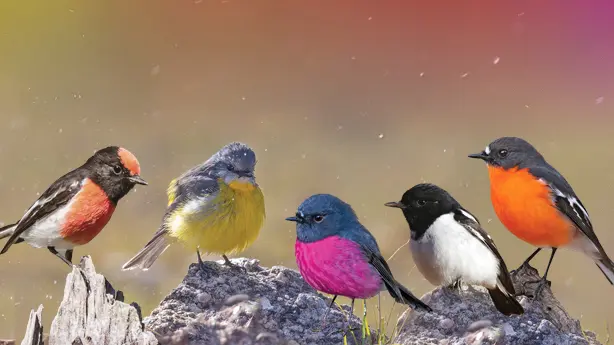
#> input picture lesson-15/homework/images/birds.jpg, 614 x 345 px, found by its file name
$ python homework.py
#> lines starting #> are read from the running program, lines starting #| are printed output that depends on the picture
import numpy as np
from PIL import Image

# Task 1
def fahrenheit_to_celsius(f):
    return (f - 32) * 5 / 9
vec_celsius = np.vectorize(fahrenheit_to_celsius)
temps_f = np.array([32, 68, 100, 212, 77])
temps_c = vec_celsius(temps_f)

# Task 2
def power_fn(base, exponent):
    return base ** exponent
vec_power = np.vectorize(power_fn)
bases = np.array([2, 3, 4, 5])
exponents = np.array([1, 2, 3, 4])
powers = vec_power(bases, exponents)
#> further down, img is the input picture: PIL image 614x345 RGB; mean R, G, B 156, 126.8, 109.4

# Task 3
A1 = np.array([[4, 5, 6], [3, -1, 1], [2, 1, -2]])
b1 = np.array([7, 4, 5])
sol1 = np.linalg.solve(A1, b1)

# Task 4
A2 = np.array([[10, -2, 3], [-2, 8, -1], [3, -1, 6]])
b2 = np.array([12, -5, 15])
sol2 = np.linalg.solve(A2, b2)

# Image Manipulation
def flip_image(img_arr):
    return np.flipud(np.fliplr(img_arr))
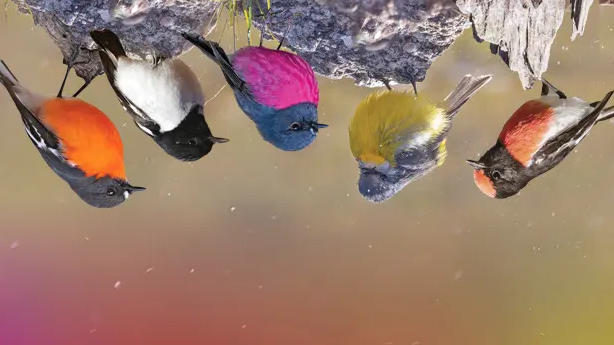
#> returned value: shape (345, 614, 3); mean of channels 0, 1, 2 156, 126.8, 109.4; drawn as R, G, B

def add_noise(img_arr):
    noise = np.random.randint(0, 50, img_arr.shape, dtype='uint8')
    return np.clip(img_arr + noise, 0, 255)
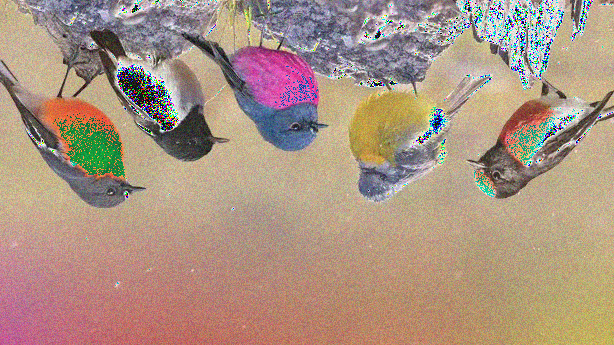
#> returned value: shape (345, 614, 3); mean of channels 0, 1, 2 171.6, 147.6, 130.6; drawn as R, G, B

def brighten_channels(img_arr, value=40):
#> called with value = 40
    return np.clip(img_arr + value, 0, 255)
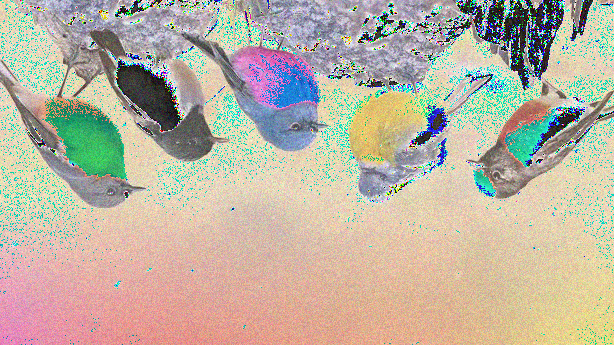
#> returned value: shape (345, 614, 3); mean of channels 0, 1, 2 189.1, 179, 162.6; drawn as R, G, B

def apply_mask(img_arr, mask_size=100):
#> called with mask_size = 100
    h, w, _ = img_arr.shape
#> h = 345; w = 614
    y1 = h // 2 - mask_size // 2
#> y1 = 122
    y2 = y1 + mask_size
#> y2 = 222
    x1 = w // 2 - mask_size // 2
#> x1 = 257
    x2 = x1 + mask_size
#> x2 = 357
    img_arr[y1:y2, x1:x2] = 0
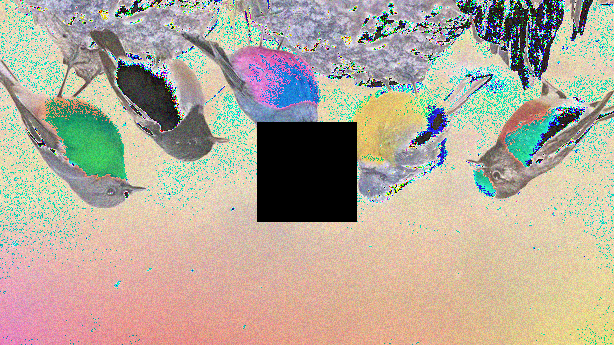
#> img_arr: shape (345, 614, 3); mean R, G, B 179.6, 169.5, 154.1
    return img_arr

img = Image.open("images/birds.jpg")
img_arr = np.array(img)

flipped = flip_image(img_arr)
noisy = add_noise(flipped)
bright = brighten_channels(noisy)
masked = apply_mask(bright)

result_img = Image.fromarray(masked.astype('uint8'))
result_img.save("images/birds_modified.jpg")
